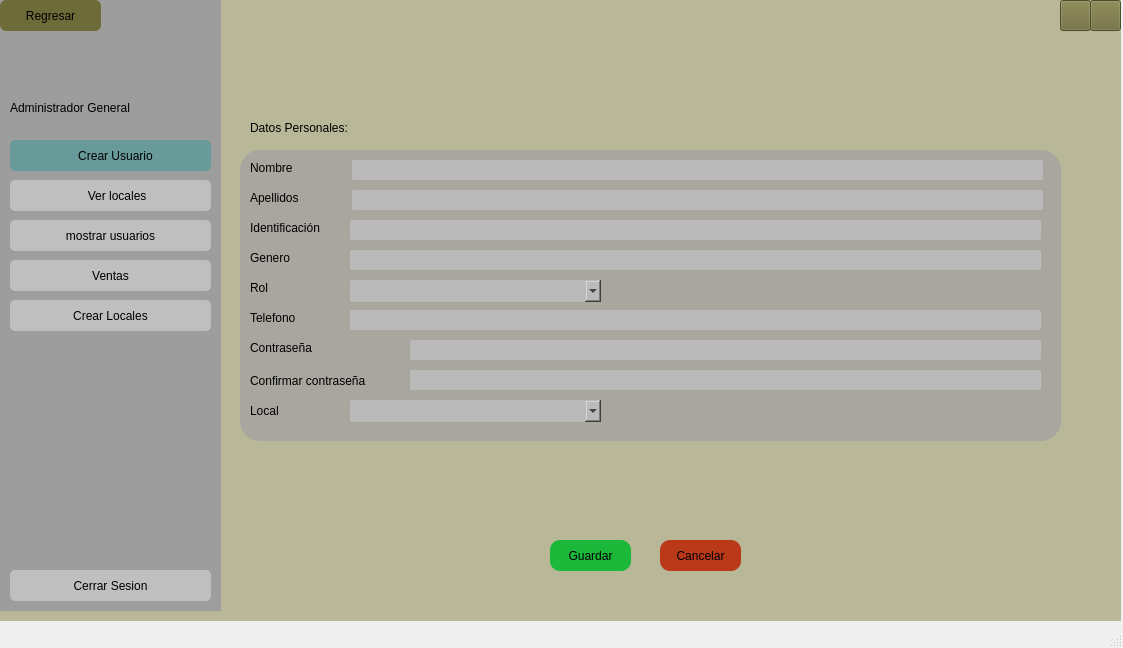
<?xml version="1.0" encoding="UTF-8"?>
<ui version="4.0">
 <class>MainWindow</class>
 <widget class="QMainWindow" name="MainWindow">
  <property name="geometry">
   <rect>
    <x>0</x>
    <y>0</y>
    <width>1123</width>
    <height>648</height>
   </rect>
  </property>
  <property name="windowTitle">
   <string>MainWindow</string>
  </property>
  <widget class="QWidget" name="centralwidget">
   <widget class="QWidget" name="widget_7" native="true">
    <property name="geometry">
     <rect>
      <x>0</x>
      <y>0</y>
      <width>1121</width>
      <height>621</height>
     </rect>
    </property>
    <property name="styleSheet">
     <string notr="true">background-color: rgb(184, 183, 152);
</string>
    </property>
    <widget class="QWidget" name="widget_8" native="true">
     <property name="geometry">
      <rect>
       <x>0</x>
       <y>0</y>
       <width>221</width>
       <height>611</height>
      </rect>
     </property>
     <property name="styleSheet">
      <string notr="true">background-color: rgb(158, 157, 157);
</string>
     </property>
     <widget class="QLabel" name="label_24">
      <property name="geometry">
       <rect>
        <x>50</x>
        <y>30</y>
        <width>71</width>
        <height>71</height>
       </rect>
      </property>
      <property name="mouseTracking">
       <bool>false</bool>
      </property>
      <property name="autoFillBackground">
       <bool>false</bool>
      </property>
      <property name="styleSheet">
       <string notr="true">border-radius: 10px;</string>
      </property>
      <property name="text">
       <string/>
      </property>
      <property name="pixmap">
       <pixmap>../../../../imagen.png</pixmap>
      </property>
      <property name="scaledContents">
       <bool>true</bool>
      </property>
      <property name="wordWrap">
       <bool>false</bool>
      </property>
      <property name="openExternalLinks">
       <bool>false</bool>
      </property>
     </widget>
     <widget class="QLabel" name="label_25">
      <property name="geometry">
       <rect>
        <x>10</x>
        <y>100</y>
        <width>211</width>
        <height>16</height>
       </rect>
      </property>
      <property name="styleSheet">
       <string notr="true">font: 87 12pt &quot;Arial Black&quot;;</string>
      </property>
      <property name="text">
       <string>Administrador General</string>
      </property>
     </widget>
     <widget class="QPushButton" name="btnCrearUsuario">
      <property name="geometry">
       <rect>
        <x>10</x>
        <y>140</y>
        <width>201</width>
        <height>31</height>
       </rect>
      </property>
      <property name="styleSheet">
       <string notr="true">border-radius: 5px;
font: 87 8pt &quot;Arial Black&quot;;
background-color: #689A9A;</string>
      </property>
      <property name="text">
       <string>   Crear Usuario</string>
      </property>
      <property name="icon">
       <iconset>
        <normaloff>../../../../Imagenes proyecto/simbolomas.svg</normaloff>../../../../Imagenes proyecto/simbolomas.svg</iconset>
      </property>
     </widget>
     <widget class="QPushButton" name="btnVerLocales">
      <property name="geometry">
       <rect>
        <x>10</x>
        <y>180</y>
        <width>201</width>
        <height>31</height>
       </rect>
      </property>
      <property name="styleSheet">
       <string notr="true">border-radius: 5px;
font: 87 8pt &quot;Arial Black&quot;;
background-color: rgb(191, 191, 191);</string>
      </property>
      <property name="text">
       <string>    Ver locales</string>
      </property>
      <property name="icon">
       <iconset>
        <normaloff>../../../../Imagenes proyecto/mostrarusuario.svg</normaloff>../../../../Imagenes proyecto/mostrarusuario.svg</iconset>
      </property>
     </widget>
     <widget class="QPushButton" name="btnMostrarUsuarios">
      <property name="geometry">
       <rect>
        <x>10</x>
        <y>220</y>
        <width>201</width>
        <height>31</height>
       </rect>
      </property>
      <property name="styleSheet">
       <string notr="true">border-radius: 5px;
font: 87 8pt &quot;Arial Black&quot;;
background-color: rgb(191, 191, 191);</string>
      </property>
      <property name="text">
       <string>mostrar usuarios</string>
      </property>
      <property name="icon">
       <iconset>
        <normaloff>../../../../Imagenes proyecto/mostrarusuario.svg</normaloff>../../../../Imagenes proyecto/mostrarusuario.svg</iconset>
      </property>
     </widget>
     <widget class="QPushButton" name="btnVentas">
      <property name="geometry">
       <rect>
        <x>10</x>
        <y>260</y>
        <width>201</width>
        <height>31</height>
       </rect>
      </property>
      <property name="styleSheet">
       <string notr="true">border-radius: 5px;
font: 87 8pt &quot;Arial Black&quot;;
background-color: rgb(191, 191, 191);</string>
      </property>
      <property name="text">
       <string>Ventas</string>
      </property>
      <property name="icon">
       <iconset>
        <normaloff>../../../../Imagenes proyecto/cart-shopping-solid.svg</normaloff>../../../../Imagenes proyecto/cart-shopping-solid.svg</iconset>
      </property>
     </widget>
     <widget class="QPushButton" name="btnLogout">
      <property name="geometry">
       <rect>
        <x>10</x>
        <y>570</y>
        <width>201</width>
        <height>31</height>
       </rect>
      </property>
      <property name="styleSheet">
       <string notr="true">border-radius: 5px;
font: 87 8pt &quot;Arial Black&quot;;
background-color: rgb(191, 191, 191);</string>
      </property>
      <property name="text">
       <string>Cerrar Sesion</string>
      </property>
      <property name="icon">
       <iconset>
        <normaloff>../../../../Imagenes proyecto/cerrarsesion.svg</normaloff>../../../../Imagenes proyecto/cerrarsesion.svg</iconset>
      </property>
     </widget>
     <widget class="QPushButton" name="btnBack">
      <property name="geometry">
       <rect>
        <x>0</x>
        <y>0</y>
        <width>101</width>
        <height>31</height>
       </rect>
      </property>
      <property name="styleSheet">
       <string notr="true">border-radius: 6px;
font: 10pt &quot;MS Shell Dlg 2&quot;;
font: 87 9pt &quot;Arial Black&quot;;
background-color: rgb(109, 107, 56);
</string>
      </property>
      <property name="text">
       <string>Regresar</string>
      </property>
      <property name="icon">
       <iconset>
        <normaloff>../../../../Imagenes proyecto/regresar.svg</normaloff>../../../../Imagenes proyecto/regresar.svg</iconset>
      </property>
     </widget>
     <widget class="QPushButton" name="btnVentas_2">
      <property name="geometry">
       <rect>
        <x>10</x>
        <y>300</y>
        <width>201</width>
        <height>31</height>
       </rect>
      </property>
      <property name="styleSheet">
       <string notr="true">border-radius: 5px;
font: 87 8pt &quot;Arial Black&quot;;
background-color: rgb(191, 191, 191);</string>
      </property>
      <property name="text">
       <string>Crear Locales</string>
      </property>
      <property name="icon">
       <iconset>
        <normaloff>../../../../Imagenes proyecto/cart-shopping-solid.svg</normaloff>../../../../Imagenes proyecto/cart-shopping-solid.svg</iconset>
      </property>
     </widget>
    </widget>
    <widget class="QWidget" name="widget_10" native="true">
     <property name="geometry">
      <rect>
       <x>240</x>
       <y>150</y>
       <width>821</width>
       <height>291</height>
      </rect>
     </property>
     <property name="styleSheet">
      <string notr="true">background-color: rgb(168, 166, 159);
border-radius:20px;
border:2px soild #6B675A;</string>
     </property>
     <widget class="QLabel" name="label_27">
      <property name="geometry">
       <rect>
        <x>10</x>
        <y>10</y>
        <width>61</width>
        <height>16</height>
       </rect>
      </property>
      <property name="styleSheet">
       <string notr="true">font: 87 9pt &quot;Arial Black&quot;;</string>
      </property>
      <property name="text">
       <string>Nombre</string>
      </property>
     </widget>
     <widget class="QLabel" name="label_28">
      <property name="geometry">
       <rect>
        <x>10</x>
        <y>40</y>
        <width>61</width>
        <height>16</height>
       </rect>
      </property>
      <property name="styleSheet">
       <string notr="true">font: 87 9pt &quot;Arial Black&quot;;</string>
      </property>
      <property name="text">
       <string>Apellidos</string>
      </property>
     </widget>
     <widget class="QLabel" name="label_29">
      <property name="geometry">
       <rect>
        <x>10</x>
        <y>70</y>
        <width>101</width>
        <height>16</height>
       </rect>
      </property>
      <property name="styleSheet">
       <string notr="true">font: 87 9pt &quot;Arial Black&quot;;</string>
      </property>
      <property name="text">
       <string>Identificación</string>
      </property>
     </widget>
     <widget class="QLabel" name="label_30">
      <property name="geometry">
       <rect>
        <x>10</x>
        <y>100</y>
        <width>51</width>
        <height>16</height>
       </rect>
      </property>
      <property name="styleSheet">
       <string notr="true">font: 87 9pt &quot;Arial Black&quot;;</string>
      </property>
      <property name="text">
       <string>Genero</string>
      </property>
     </widget>
     <widget class="QLineEdit" name="lineEditNombre">
      <property name="geometry">
       <rect>
        <x>112</x>
        <y>10</y>
        <width>691</width>
        <height>20</height>
       </rect>
      </property>
      <property name="styleSheet">
       <string notr="true">border-radius:2px;
background-color: rgb(186, 186, 186);</string>
      </property>
     </widget>
     <widget class="QLineEdit" name="lineEditApellido">
      <property name="geometry">
       <rect>
        <x>112</x>
        <y>40</y>
        <width>691</width>
        <height>20</height>
       </rect>
      </property>
      <property name="styleSheet">
       <string notr="true">border-radius:2px;
background-color: rgb(186, 186, 186);</string>
      </property>
     </widget>
     <widget class="QLineEdit" name="lineEditIdentificacion">
      <property name="geometry">
       <rect>
        <x>110</x>
        <y>70</y>
        <width>691</width>
        <height>20</height>
       </rect>
      </property>
      <property name="styleSheet">
       <string notr="true">border-radius:2px;
background-color: rgb(186, 186, 186);</string>
      </property>
     </widget>
     <widget class="QLineEdit" name="lineEditGenero">
      <property name="geometry">
       <rect>
        <x>110</x>
        <y>100</y>
        <width>691</width>
        <height>20</height>
       </rect>
      </property>
      <property name="styleSheet">
       <string notr="true">border-radius:2px;
background-color: rgb(186, 186, 186);</string>
      </property>
     </widget>
     <widget class="QLabel" name="label_31">
      <property name="geometry">
       <rect>
        <x>10</x>
        <y>130</y>
        <width>51</width>
        <height>16</height>
       </rect>
      </property>
      <property name="styleSheet">
       <string notr="true">font: 87 9pt &quot;Arial Black&quot;;</string>
      </property>
      <property name="text">
       <string>Rol</string>
      </property>
     </widget>
     <widget class="QComboBox" name="comboBoxRol">
      <property name="geometry">
       <rect>
        <x>110</x>
        <y>130</y>
        <width>251</width>
        <height>22</height>
       </rect>
      </property>
      <property name="styleSheet">
       <string notr="true">border-radius:2px;
background-color: rgb(186, 186, 186);</string>
      </property>
     </widget>
     <widget class="QLabel" name="label_32">
      <property name="geometry">
       <rect>
        <x>10</x>
        <y>160</y>
        <width>61</width>
        <height>16</height>
       </rect>
      </property>
      <property name="styleSheet">
       <string notr="true">font: 87 9pt &quot;Arial Black&quot;;</string>
      </property>
      <property name="text">
       <string>Telefono</string>
      </property>
     </widget>
     <widget class="QLineEdit" name="lineEditTelefono">
      <property name="geometry">
       <rect>
        <x>110</x>
        <y>160</y>
        <width>691</width>
        <height>20</height>
       </rect>
      </property>
      <property name="styleSheet">
       <string notr="true">border-radius:2px;
background-color: rgb(186, 186, 186);</string>
      </property>
     </widget>
     <widget class="QLabel" name="label_33">
      <property name="geometry">
       <rect>
        <x>10</x>
        <y>190</y>
        <width>81</width>
        <height>16</height>
       </rect>
      </property>
      <property name="styleSheet">
       <string notr="true">font: 87 9pt &quot;Arial Black&quot;;</string>
      </property>
      <property name="text">
       <string>Contraseña</string>
      </property>
     </widget>
     <widget class="QLabel" name="label_34">
      <property name="geometry">
       <rect>
        <x>10</x>
        <y>220</y>
        <width>151</width>
        <height>21</height>
       </rect>
      </property>
      <property name="styleSheet">
       <string notr="true">font: 87 9pt &quot;Arial Black&quot;;</string>
      </property>
      <property name="text">
       <string>Confirmar contraseña</string>
      </property>
     </widget>
     <widget class="QLineEdit" name="lineEditContrasena">
      <property name="geometry">
       <rect>
        <x>170</x>
        <y>190</y>
        <width>631</width>
        <height>20</height>
       </rect>
      </property>
      <property name="styleSheet">
       <string notr="true">border-radius:2px;
background-color: rgb(186, 186, 186);</string>
      </property>
     </widget>
     <widget class="QLineEdit" name="lineEditConfirmPass">
      <property name="geometry">
       <rect>
        <x>170</x>
        <y>220</y>
        <width>631</width>
        <height>20</height>
       </rect>
      </property>
      <property name="styleSheet">
       <string notr="true">border-radius:2px;
background-color: rgb(186, 186, 186);</string>
      </property>
     </widget>
     <widget class="QLabel" name="label_36">
      <property name="geometry">
       <rect>
        <x>10</x>
        <y>250</y>
        <width>151</width>
        <height>21</height>
       </rect>
      </property>
      <property name="styleSheet">
       <string notr="true">font: 87 9pt &quot;Arial Black&quot;;</string>
      </property>
      <property name="text">
       <string>Local</string>
      </property>
     </widget>
     <widget class="QComboBox" name="comboBoxLocal">
      <property name="geometry">
       <rect>
        <x>110</x>
        <y>250</y>
        <width>251</width>
        <height>22</height>
       </rect>
      </property>
      <property name="styleSheet">
       <string notr="true">border-radius:2px;
background-color: rgb(186, 186, 186);</string>
      </property>
     </widget>
    </widget>
    <widget class="QPushButton" name="btnExit">
     <property name="geometry">
      <rect>
       <x>1090</x>
       <y>0</y>
       <width>31</width>
       <height>31</height>
      </rect>
     </property>
     <property name="styleSheet">
      <string notr="true">background-color: rgb(109, 107, 56);</string>
     </property>
     <property name="text">
      <string/>
     </property>
     <property name="icon">
      <iconset>
       <normaloff>../../../../assets/x-solid.svg</normaloff>../../../../assets/x-solid.svg</iconset>
     </property>
    </widget>
    <widget class="QPushButton" name="btnMin">
     <property name="geometry">
      <rect>
       <x>1060</x>
       <y>0</y>
       <width>31</width>
       <height>31</height>
      </rect>
     </property>
     <property name="styleSheet">
      <string notr="true">background-color: rgb(109, 107, 56);</string>
     </property>
     <property name="text">
      <string/>
     </property>
     <property name="icon">
      <iconset>
       <normaloff>../../../../assets/minus-solid.svg</normaloff>../../../../assets/minus-solid.svg</iconset>
     </property>
    </widget>
    <widget class="QLabel" name="label_35">
     <property name="geometry">
      <rect>
       <x>250</x>
       <y>120</y>
       <width>121</width>
       <height>16</height>
      </rect>
     </property>
     <property name="styleSheet">
      <string notr="true">font: 87 9pt &quot;Arial Black&quot;;</string>
     </property>
     <property name="text">
      <string>Datos Personales:</string>
     </property>
    </widget>
    <widget class="QPushButton" name="btnCancelar">
     <property name="geometry">
      <rect>
       <x>660</x>
       <y>540</y>
       <width>81</width>
       <height>31</height>
      </rect>
     </property>
     <property name="styleSheet">
      <string notr="true">background-color: rgb(186, 57, 25);
border-radius: 10px;</string>
     </property>
     <property name="text">
      <string>Cancelar</string>
     </property>
    </widget>
    <widget class="QPushButton" name="btnGuardar">
     <property name="geometry">
      <rect>
       <x>550</x>
       <y>540</y>
       <width>81</width>
       <height>31</height>
      </rect>
     </property>
     <property name="styleSheet">
      <string notr="true">background-color: rgb(27, 184, 58);
font: 75 8pt &quot;MS Shell Dlg 2&quot;;
border-color: rgb(185, 185, 185);
border-radius: 10px;</string>
     </property>
     <property name="text">
      <string>Guardar</string>
     </property>
    </widget>
   </widget>
  </widget>
  <widget class="QMenuBar" name="menubar">
   <property name="geometry">
    <rect>
     <x>0</x>
     <y>0</y>
     <width>1123</width>
     <height>21</height>
    </rect>
   </property>
  </widget>
  <widget class="QStatusBar" name="statusbar"/>
 </widget>
 <resources/>
 <connections/>
</ui>
